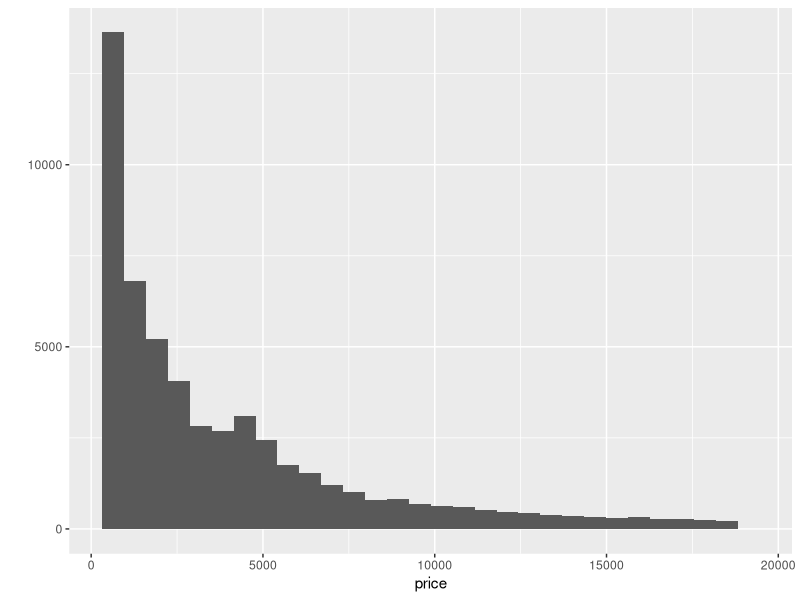
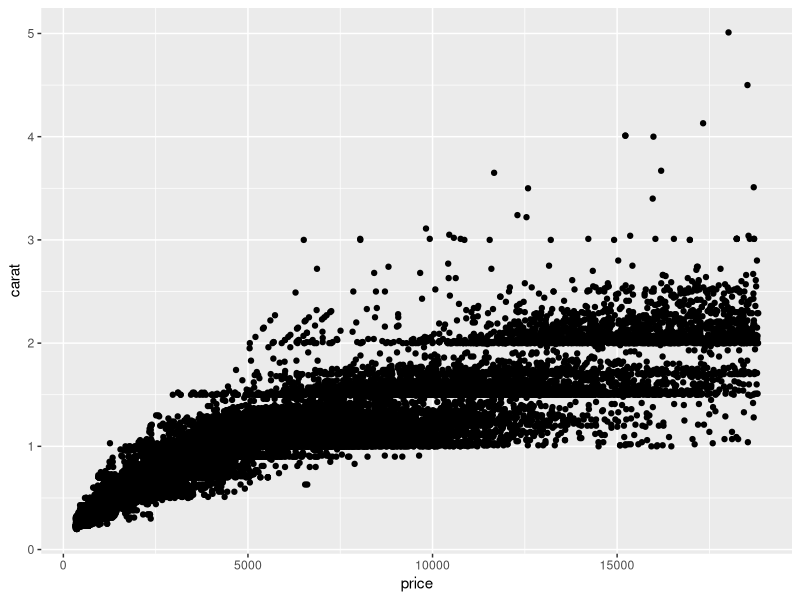
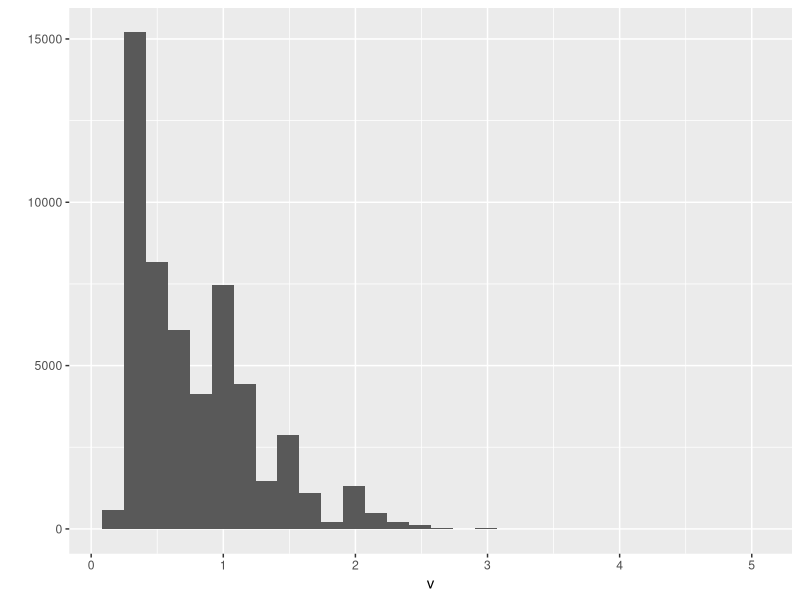
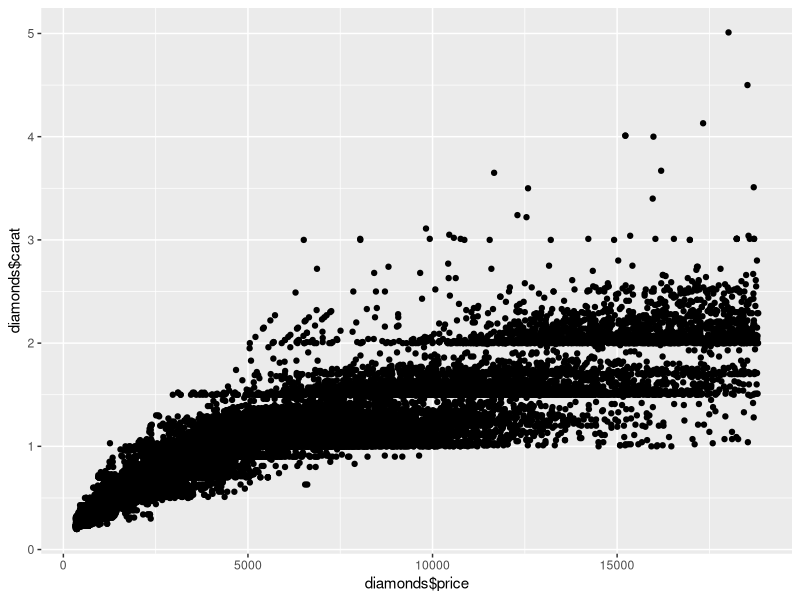

These figures' R source, in order: (Note: this script raises an error after producing the figures.)
# Data Visualization 1
#install.packages("ggplot2")
library(ggplot2)

Data <- data("diamonds")
x <- 1:10
# qplot(x=,y=,data=diamonds)
qplot(x=price,data = diamonds)

qplot(x=price,y=carat,data=diamonds)

v <- diamonds$carat
qplot(v)

qplot(diamonds$price,diamonds$carat)
diam
qplot(x=price,y=carat,
      color=color,
      data=diamonds)
str(diamonds)

cor.test(as.integer(diamonds$clarity),diamonds$depth)
qplot(as.integer(diamonds$clarity,diamonds$depth))



str(diamonds$cut)

qplot(x=price,y=carat,
      color=color,
      data=diamonds,
      geom = "point",
      shape=cut)

str(mtcars$am)
mtcars$new_per <- ifelse(mtcars$am==1,"Auto","Manual")
qplot(mpg,hp,data=mtcars,
      color=new_per,shape=as.factor(cyl),size=I(3),
      alpha=I(0.3))



qplot(x=price,data=diamonds,geom="histogram",fill=color,col=I("black"))

qplot(x=price,data=diamonds,geom="density",fill=color,col=I("black"),alpha=I(0.5))
